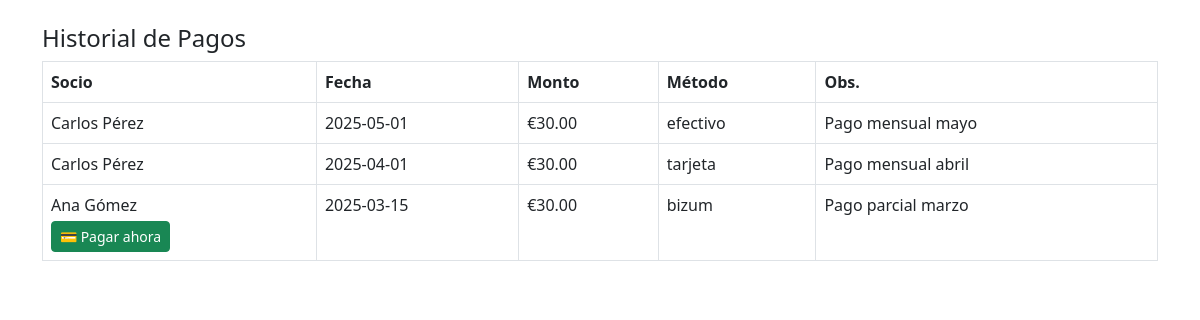
Page /crm/pagos.php (signed in) on the committed database.
### tables this page shows
CREATE TABLE pagos (
  id INT AUTO_INCREMENT PRIMARY KEY,
  socio_id INT,
  fecha_pago DATE,
  monto DECIMAL(10, 2),
  metodo_pago VARCHAR(50),
  observaciones TEXT,
  FOREIGN KEY (socio_id) REFERENCES socios(id)
);

CREATE TABLE socios (
  id INT AUTO_INCREMENT PRIMARY KEY,
  nombre VARCHAR(100),
  email VARCHAR(100),
  telefono VARCHAR(20),
  estado ENUM('activo', 'inactivo', 'moroso') DEFAULT 'activo'
);

### crm/pagos.php (the view, shortened to what this page needs)
<?php
require 'includes/db.php';
$pagos = $pdo->query("SELECT pagos.*, socios.nombre, socios.estado FROM pagos JOIN socios ON pagos.socio_id = socios.id ORDER BY fecha_pago DESC")->fetchAll(PDO::FETCH_ASSOC);
?>
<!DOCTYPE html>
<html lang="es">
<head>
    <link href="https://cdn.jsdelivr.net/npm/bootstrap@5.3.0/dist/css/bootstrap.min.css" rel="stylesheet">
</head>
<body>
<div class="container py-4">
    <h4>Historial de Pagos</h4>
    <table class="table table-bordered">
        <thead><tr><th>Socio</th><th>Fecha</th><th>Monto</th><th>Método</th><th>Obs.</th></tr></thead>
        <tbody>
            <?php foreach ($pagos as $pago): ?>
            <tr>
                <td>
				<?= $pago['nombre'] ?>
				<?php if ($pago['estado'] !== 'activo'): ?>
					<br><a href="crear_pago.php?id=<?= $pago['socio_id'] ?>" class="btn btn-success btn-sm mt-1">💳 Pagar ahora</a>
				<?php endif; ?>
				</td>
                <td><?= $pago['fecha_pago'] ?></td>
                <td>€<?= $pago['monto'] ?></td>
                <td><?= $pago['metodo_pago'] ?></td>
                <td><?= $pago['observaciones'] ?></td>
            </tr>
            <?php endforeach; ?>
        </tbody>
    </table>
</div>
</body>
</html>

### rows in the picture
pagos: socio.nombre "Carlos Pérez", fecha_pago "2025-05-01", monto "30.00", metodo_pago "efectivo", observaciones "Pago mensual mayo"
pagos: socio.nombre "Carlos Pérez", fecha_pago "2025-04-01", monto "30.00", metodo_pago "tarjeta", observaciones "Pago mensual abril"
pagos: socio.nombre "Ana Gómez", fecha_pago "2025-03-15", monto "30.00", metodo_pago "bizum", observaciones "Pago parcial marzo"
